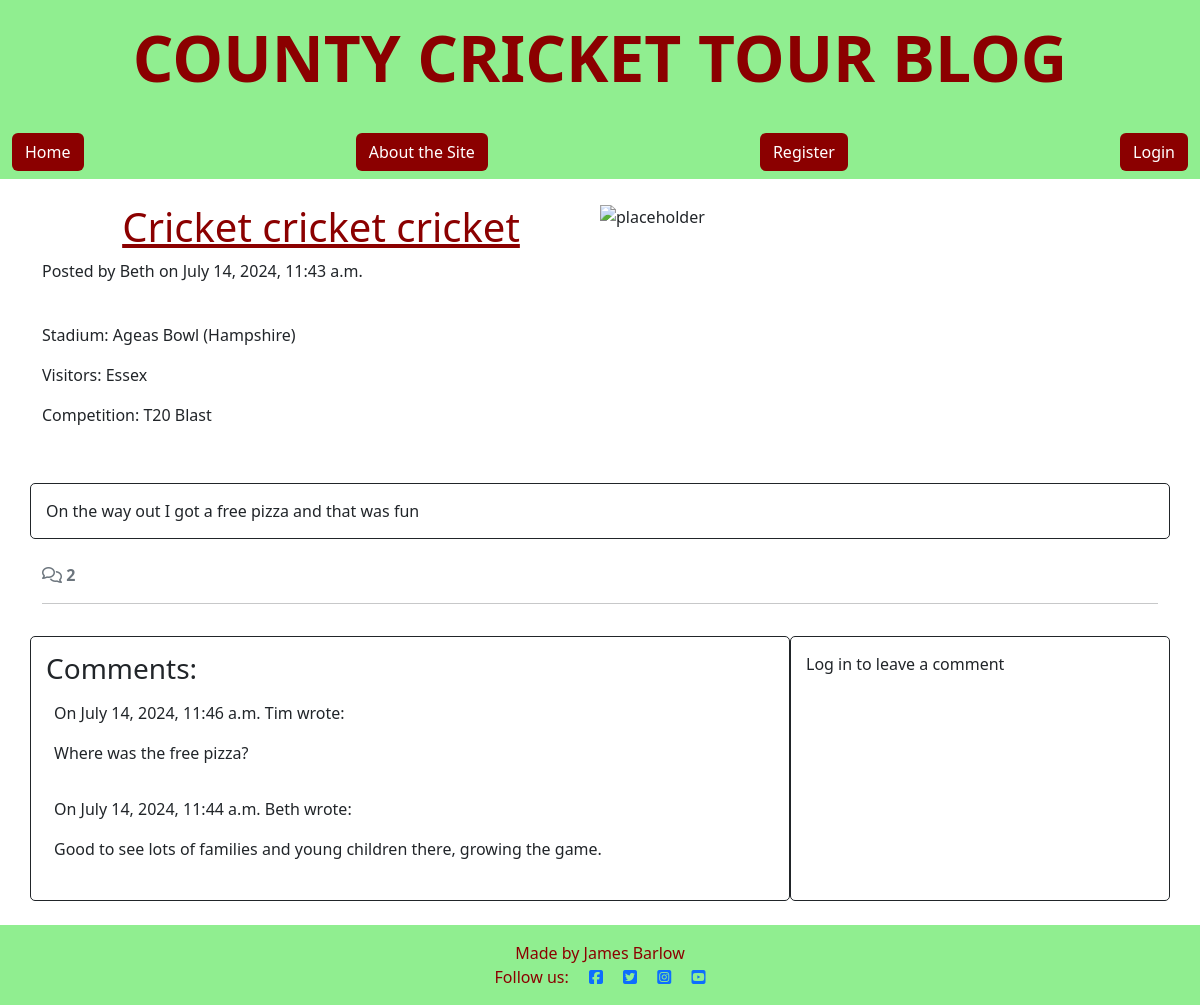
Page /cricket-cricket-cricket/ on the committed database.
### blog/models.py (models this page shows, shortened)
class Post(models.Model):
    title = models.CharField(max_length=200, unique=True)
    slug = AutoSlugField(populate_from='title', unique=True)
    author = models.ForeignKey(
        User, on_delete=models.CASCADE, related_name="blog_posts"
    )
    stadium = models.CharField(max_length=50, choices=STADIUM_CHOICES, default='Lords')
    visitor = models.CharField(max_length=50, choices=VISITORS_CHOICES, default='Surrey')
    competition = models.CharField(max_length=20, choices=COMPETITION_CHOICES, default='County Champ Div 1')
    content = models.TextField()
    created_on = models.DateTimeField(auto_now_add=True)
    status = models.IntegerField(choices=STATUS, default=0)

class Comment(models.Model):
    post = models.ForeignKey(
        Post, on_delete=models.CASCADE, related_name="comments"
        )
    author = models.ForeignKey(
        User, on_delete=models.CASCADE, related_name="commenter"
        )
    body = models.TextField()
    added_on = models.DateTimeField(auto_now_add=True)

### blog/views.py (the view, shortened to what this page needs)
# urls.py: path('<slug:slug>/', views.post_detail, name='post_detail'),
def post_detail(request, slug):
    queryset = Post.objects.filter(status=1)
    post = get_object_or_404(queryset, slug=slug)
    comments = post.comments.all().order_by("-added_on")
    comment_count = post.comments.count()
    comment_form = CommentForm()
    return render(
        request,
        "blog/post_detail.html",
        {
            "post": post,
            "comments": comments,
            "comment_count": comment_count,
            "comment_form": comment_form,
        }
    )

### blog/templates/blog/post_detail.html (shortened to what this page needs)
{% extends 'base.html' %} {% block content %}
{% load static %}
{% load crispy_forms_tags %}
<div>
    <div class="container mt-4">
        <div class="row g-0">
            <div class="col-md-6">
                <h1 class="page-title">{{ post.title }}</h1>
                <p>Posted by {{ post.author }} on {{ post.created_on }}</p>
                <br>
                <p>Stadium: {{post.stadium}}</p>
                <p>Visitors: {{post.visitor}}</p>
                <p>Competition: {{post.competition}}</p>
                <br>
            </div>
            <div class="d-none d-md-block col-md-6">
                <img src="{% static 'images/default_image.jpg' %}" width="100%" height="100%" class="scale" alt="placeholder">
            </div>
        </div>
    </div>
</div>
<div class="container">
    <div class="row">
        <div class="col card mb-4  mt-3 left  top">
            <div>
                <p class="card-text">
                    {{ post.content | safe }}
                </p>
            </div>
        </div>
    </div>
    <div class="row">
        <div class="col-12">
            <strong class="text-secondary">
                <i class="far fa-comments"></i> {{ comment_count }}
            </strong>
        </div>
        <div class="col-12">
            <hr>
        </div>
    </div>
    <div class="row">
        <div class="col-md-8 card mb-4 mt-3">
            <h3>Comments:</h3>
            <div>
                {% for comment in comments %}
                    <div class="p-2 comments">
                        <p>
                            On {{ comment.added_on }} {{ comment.author }} wrote:
                        </p>
                        <div>
                            {{ comment.body | linebreaks }}
                        </div>
                    </div>
                {% endfor %}
            </div>
        </div>
        <div class="col-md-4 card mb-4 mt-3">
            <div>
                {% if user.is_authenticated %}
            <h3>Leave a comment:</h3>
            <p>Posting as: {{ user.username }}</p>
            <form id="commentForm" method="post" style="margin-top: 1.3em;">
                {{ comment_form | crispy }}
                {% csrf_token %}
                <button id="submitButton" type="submit" class="btn btn-success">Submit</button>
            </form>
          {% else %}
          <p>Log in to leave a comment</p>
          {% endif %}
        </div>
      </div>
    </div>
</div>
{% endblock content %}

### static/css/style.css (style rules this page uses)
.page-title { color: #8B0000; text-align: center; text-decoration: underline; }
.card { border: 1px solid; background-color: transparent; border-radius: 5px; padding: 15px; }

### rows in the picture
Post: title "Cricket cricket cricket", author "Beth", created_on "July 14, 2024, 11:43 a.m.", stadium "Ageas Bowl (Hampshire)", visitor "Essex", competition "T20 Blast", content "On the way out I got a free pizza and that was fun"
Comment: added_on "July 14, 2024, 11:46 a.m.", author "Tim", body "Where was the free pizza?"
Comment: added_on "July 14, 2024, 11:44 a.m.", author "Beth", body "Good to see lots of families and young children there, growing the game."

### other values in the picture
{{ comment_count }} "2"
